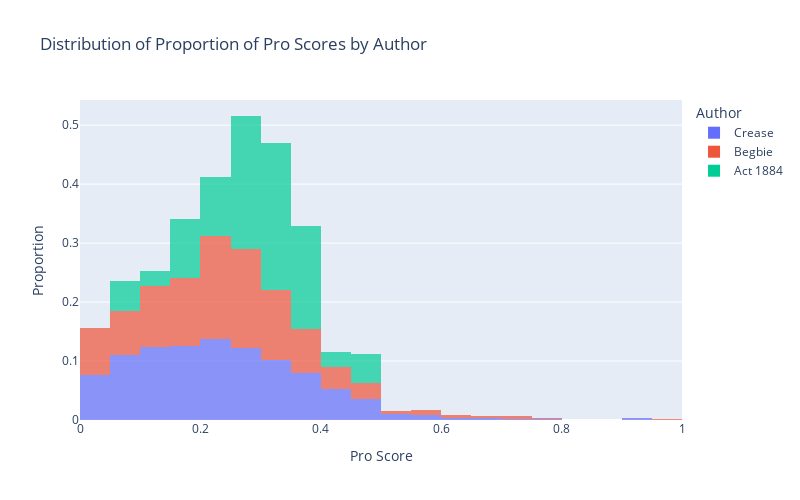

Write notebook code for a chart like this one.
### Code cell
# Plot histogram for Pro scores (proportion)
fig_pro = px.histogram(
    df_scores,
    x="Pro",
    color="Author",
    title="Distribution of Proportion of Pro Scores by Author ",
    nbins=30,
    opacity=0.7,
    labels={"Pro": "Pro Score"},
    histnorm="probability" 
)
fig_pro.update_layout(
    xaxis_title="Pro Score",
    yaxis_title="Proportion",
    width=800,
    height=500
)
fig_pro.show()

### Figure 1 — Plotly figure (JSON) as saved in the notebook; plotly's stock layout.template omitted (floating-point values rounded to 4 significant figures; data arrays with more than 128 entries replaced by an {"elided": "..."} marker saying what was removed)
{"data": [{"bingroup": "x", "histnorm": "probability", "hovertemplate": "Author=Crease<br>Pro Score=%{x}<br>probability=%{y}<extra></extra>", "legendgroup": "Crease", "marker": {"color": "#636efa", "opacity": 0.7, "pattern": {"shape": ""}}, "name": "Crease", "nbinsx": 30, "orientation": "v", "showlegend": true, "type": "histogram", "x": {"elided": "475 float values"}, "xaxis": "x", "yaxis": "y"}, {"bingroup": "x", "histnorm": "probability", "hovertemplate": "Author=Begbie<br>Pro Score=%{x}<br>probability=%{y}<extra></extra>", "legendgroup": "Begbie", "marker": {"color": "#EF553B", "opacity": 0.7, "pattern": {"shape": ""}}, "name": "Begbie", "nbinsx": 30, "orientation": "v", "showlegend": true, "type": "histogram", "x": {"elided": "487 float values"}, "xaxis": "x", "yaxis": "y"}, {"bingroup": "x", "histnorm": "probability", "hovertemplate": "Author=Act 1884<br>Pro Score=%{x}<br>probability=%{y}<extra></extra>", "legendgroup": "Act 1884", "marker": {"color": "#00cc96", "opacity": 0.7, "pattern": {"shape": ""}}, "name": "Act 1884", "nbinsx": 30, "orientation": "v", "showlegend": true, "type": "histogram", "x": [0.1615, 0.08859, 0.2942, 0.293, 0.3245, 0.364, 0.1973, 0.4619, 0.1638, 0.3405, 0.1733, 0.2095, 0.1353, 0.3739, 0.3347, 0.2778, 0.3865, 0.3699, 0.3766, 0.2777, 0.24, 0.2544, 0.3059, 0.09948, 0.2855, 0.2572, 0.3439, 0.3899, 0.3423, 0.3221, 0.3094, 0.2877, 0.2921, 0.3019, 0.3604, 0.25, 0.4526, 0.3026, 0.4053, 0.24], "xaxis": "x", "yaxis": "y"}], "layout": {"barmode": "relative", "height": 500, "legend": {"title": {"text": "Author"}, "tracegroupgap": 0}, "title": {"text": "Distribution of Proportion of Pro Scores by Author "}, "width": 800, "xaxis": {"anchor": "y", "domain": [0, 1], "title": {"text": "Pro Score"}}, "yaxis": {"anchor": "x", "domain": [0, 1], "title": {"text": "Proportion"}}}}
